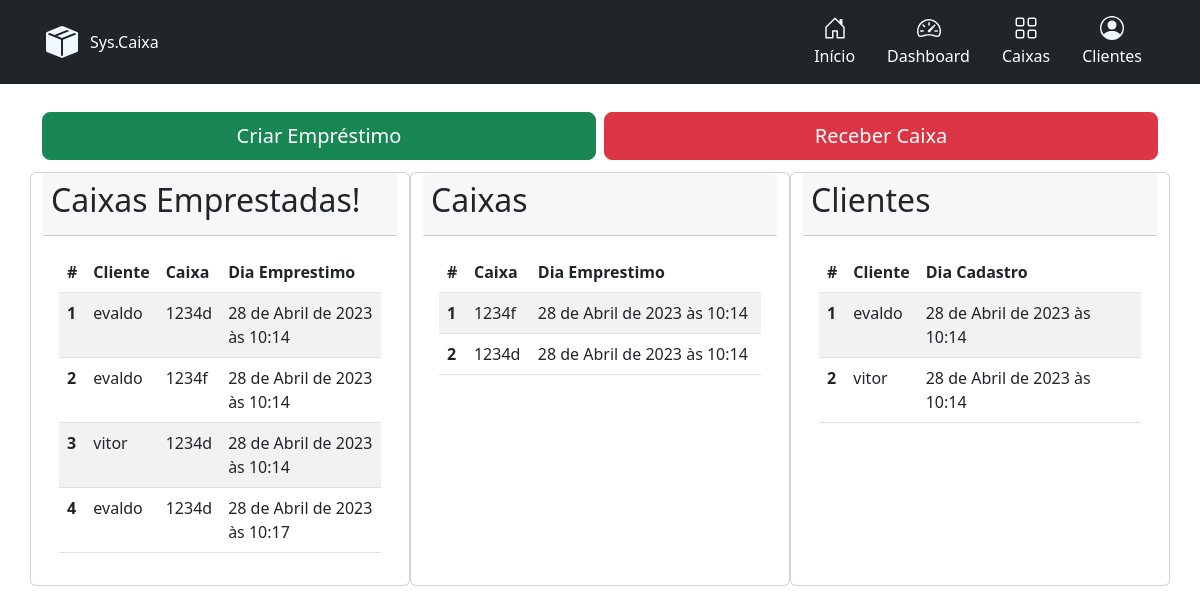
The app's page /, older data.
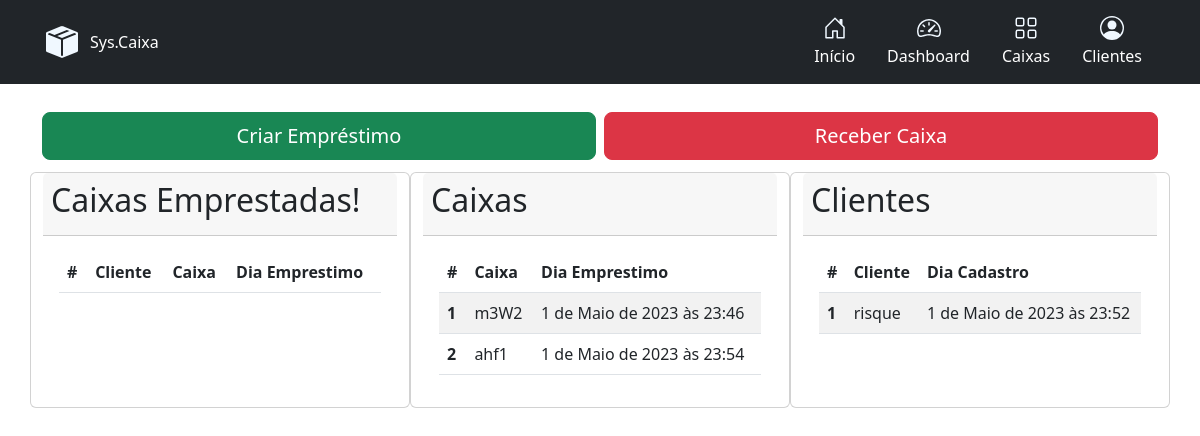
The same page, newer data.
### main/models.py (models this page shows, shortened)
class CaixaCliente (models.Model):
    idCliente = models.ForeignKey(Cliente, on_delete=models.DO_NOTHING)
    idCaixa = models.ForeignKey(Caixa, on_delete=models.DO_NOTHING)
    dataEmprestimo = models.DateTimeField(auto_now_add=True, blank=True)

class Cliente (models.Model):
    id = models.BigAutoField(primary_key=True)
    nomeCliente = models.CharField(max_length=200)
    codCliente = models.CharField(max_length=10)
    dataCadastroCliente = models.DateTimeField(auto_now_add=True, blank=True)
    qr_code_cl =models.ImageField(upload_to='qrcodescl',blank=True)

class Caixa (models.Model):
    id = models.BigAutoField(primary_key=True)
    codCaixa = models.CharField(max_length=10)
    dataCadastroCaixa = models.DateTimeField(auto_now_add=True, blank=True)
    qr_code_cx =models.ImageField(upload_to='qrcodescx',blank=True)

### main/views.py (the view)
# urls.py: path('',include('main.urls')),
def main(request):
    Clientes = Cliente.objects.all()
    Caixas = Caixa.objects.all()
    CaixaClientes = CaixaCliente.objects.all()
    return render(request,'index.html',{"Clientes":Clientes,"Caixas":Caixas,"CaixaClientes":CaixaClientes})

### main/templates/index.html (shortened to what this page needs)
{% extends "base.html" %}
  {% block content %}
  <div class="container">
    <div class="p-2 row justify-content-center">
      <a  href="qr" id ="CriarButton"type="button" class="m-1 col btn btn-success btn-lg">Criar Empréstimo</a>
      <button type="button" class="m-1 col btn btn-danger btn-lg" data-bs-toggle="modal" data-bs-target="#Receber">Receber Caixa</button>
    </div>
    <div class="row">
      <div class="card  col-lg">
        <div class="card-header">
          <ul class="nav nav-pills card-header-pills">
            <h2>Caixas Emprestadas!</h2>
          </ul>
        </div>
        <div class="card-body">
          <table class="table table-striped">
            <thead>
              <tr>
                <th scope="col">#</th>
                <th scope="col">Cliente</th>
                <th scope="col">Caixa</th>
                <th scope="col">Dia Emprestimo</th>
              </tr>
            </thead>
            <tbody>
              {% for CaixaCliente in CaixaClientes%}
              <tr>
                <th scope="row">{{ forloop.counter }}</th>
                <td>{{CaixaCliente.idCliente.nomeCliente}}</td>
                <td>{{CaixaCliente.idCaixa.codCaixa}}</td>
                <td>{{CaixaCliente.dataEmprestimo}}</td>
              </tr>
              {% endfor %}
            </tbody>
          </table>
        </div>
      </div>
      <div class="card  col-lg">
        <div class="card-header">
          <ul class="nav nav-pills card-header-pills">
            <h2>Caixas</h2>
          </ul>
        </div>
        <div class="card-body">
          <table class="table table-striped">
            <thead>
              <tr>
                <th scope="col">#</th>
                <th scope="col">Caixa</th>
                <th scope="col">Dia Emprestimo</th>
              </tr>
            </thead>
            <tbody>
              {% for Caixa in Caixas%}
              <tr>
                <th scope="row">{{ forloop.counter }}</th>
                <td>{{Caixa.codCaixa}}</td>
                <td>{{Caixa.dataCadastroCaixa}}</td>
              </tr>
              {% endfor %}
            </tbody>
          </table>
        </div>
      </div>
      <div class="card  col-lg">
        <div class="card-header">
          <ul class="nav nav-pills card-header-pills">
            <h2>Clientes</h2>
          </ul>
        </div>
        <div class="card-body">
          <table class="table table-striped">
            <thead>
              <tr>
                <th scope="col">#</th>
                <th scope="col">Cliente</th>
                <th scope="col">Dia Cadastro</th>
              </tr>
            </thead>
            <tbody>
              {% for Cliente in Clientes%}
              <tr>
                <th scope="row">{{ forloop.counter }}</th>
                <td>{{Cliente.nomeCliente}}</td>
                <td>{{Cliente.dataCadastroCliente}}</td>
              </tr>
              {% endfor %}
            </tbody>
          </table>
        </div>
      </div>
      </div>
    </div>
  {% endblock %}

Row changes from the older to the newer data that the page shows:
removed CaixaCliente: idCliente.nomeCliente "evaldo", idCaixa.codCaixa "1234d", dataEmprestimo "28 de Abril de 2023 às 10:14"
removed CaixaCliente: idCliente.nomeCliente "evaldo", idCaixa.codCaixa "1234f", dataEmprestimo "28 de Abril de 2023 às 10:14"
removed CaixaCliente: idCliente.nomeCliente "vitor", idCaixa.codCaixa "1234d", dataEmprestimo "28 de Abril de 2023 às 10:14"
removed CaixaCliente: idCliente.nomeCliente "evaldo", idCaixa.codCaixa "1234d", dataEmprestimo "28 de Abril de 2023 às 10:17"
removed Caixa: codCaixa "1234f", dataCadastroCaixa "28 de Abril de 2023 às 10:14"
removed Caixa: codCaixa "1234d", dataCadastroCaixa "28 de Abril de 2023 às 10:14"
removed Cliente: nomeCliente "evaldo", dataCadastroCliente "28 de Abril de 2023 às 10:14"
removed Cliente: nomeCliente "vitor", dataCadastroCliente "28 de Abril de 2023 às 10:14"
added Caixa: codCaixa "m3W2", dataCadastroCaixa "1 de Maio de 2023 às 23:46"
added Caixa: codCaixa "ahf1", dataCadastroCaixa "1 de Maio de 2023 às 23:54"
added Cliente: nomeCliente "risque", dataCadastroCliente "1 de Maio de 2023 às 23:52"
